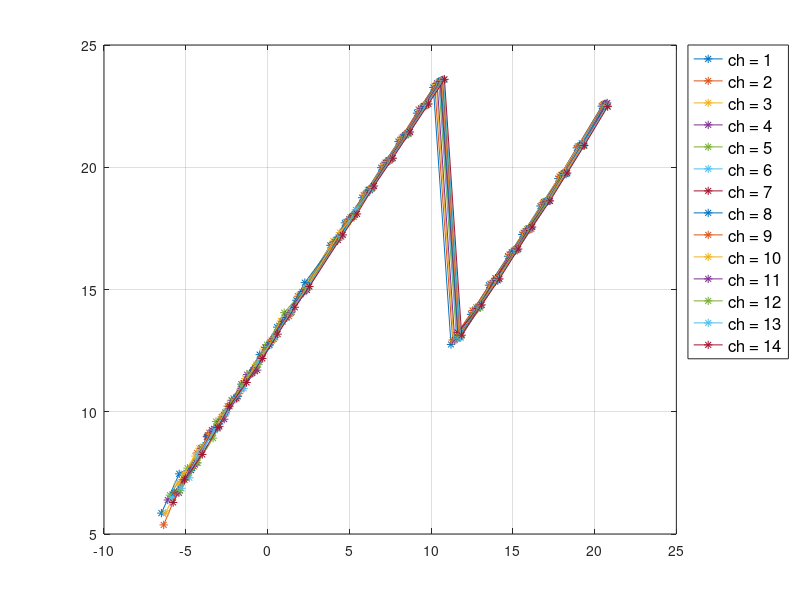

This chart was generated by the following MATLAB code: (Note: this script raises an error after producing the figure.)
clc,clearvars,close all

% [NUM,TXT,RAW] = xlsread('Different_Channel_PD_character.xlsx',1);
% NUM = NUM(2:end,:);
%
% Pout = NUM(:,5);
% PD_DAC = NUM(:,10);

load all_data.mat

dataIdx = find(~isnan(Pout));
Pout = Pout(dataIdx);
PD_DAC_db = PD_DAC(dataIdx);

Pout = Pout(26:end);
PD_DAC_db = PD_DAC_db(26:end);
Pout_mat = reshape(Pout,25,[]);
PD_DAC_mat = reshape(PD_DAC_db,25,[]);

targetPwr = [1 5 10 15 20];

data_title1 = {};data_title2 = {};
idx = 1;
for n = targetPwr%
    for m = 1:14
        dx = Pout_mat(:,m);
        dy = PD_DAC_mat(:,m);

        start = dx(1);
        stop = dx(end);
        
        interX = linspace(start,stop,500);
        interY = interp1(dx,dy,interX);
        
        [val,pos] = min(abs(interX - n));
        targetPDDAC(m) = interY(pos);
        
        dataX(:,m) = interX;
        dataY(:,m) = interY;
        
        str1 = sprintf('ch = %d',m);
        data_title1{m} = str1;
    end

    str2 = sprintf('Pout=%ddbm',n);
    data_title2{idx} = str2;
    diff_chn_delta(:,idx) = targetPDDAC - targetPDDAC(1);%to channel 1
    idx = idx + 1;
end

fd1 = figure;
for m = 1:14
    plot(Pout_mat(:,m),PD_DAC_mat(:,m),'Marker','*','LineStyle','-');grid on,hold on
end
legend(data_title1,'Location','northeastoutside','FontSize',12)
set(fd1.CurrentAxes.Title,'FontSize',14,'String','Different channel PD\_Character')
set(fd1.CurrentAxes.XLabel,'FontSize',14,'String','Pout(dBm)');
set(fd1.CurrentAxes.YLabel,'FontSize',14,'String','PD\_DAC(dB)','FontAngle','italic');

fd2 = figure;
for m = 1:length(targetPwr)
    plot(diff_chn_delta(:,m),'Marker','*','LineStyle','-');grid on,hold on
end
legend(data_title2,'FontSize',12)
set(fd2.CurrentAxes.Title,'FontSize',14,'String',{'Different channel PD\_DAC\_out delta to ch1'})
set(fd2.CurrentAxes.XLabel,'FontSize',14,'String','Channel');
set(fd2.CurrentAxes.YLabel,'FontSize',14,'String','Delta(dB)','FontAngle','italic');
set(fd2.CurrentAxes,'XTick',1:14)








